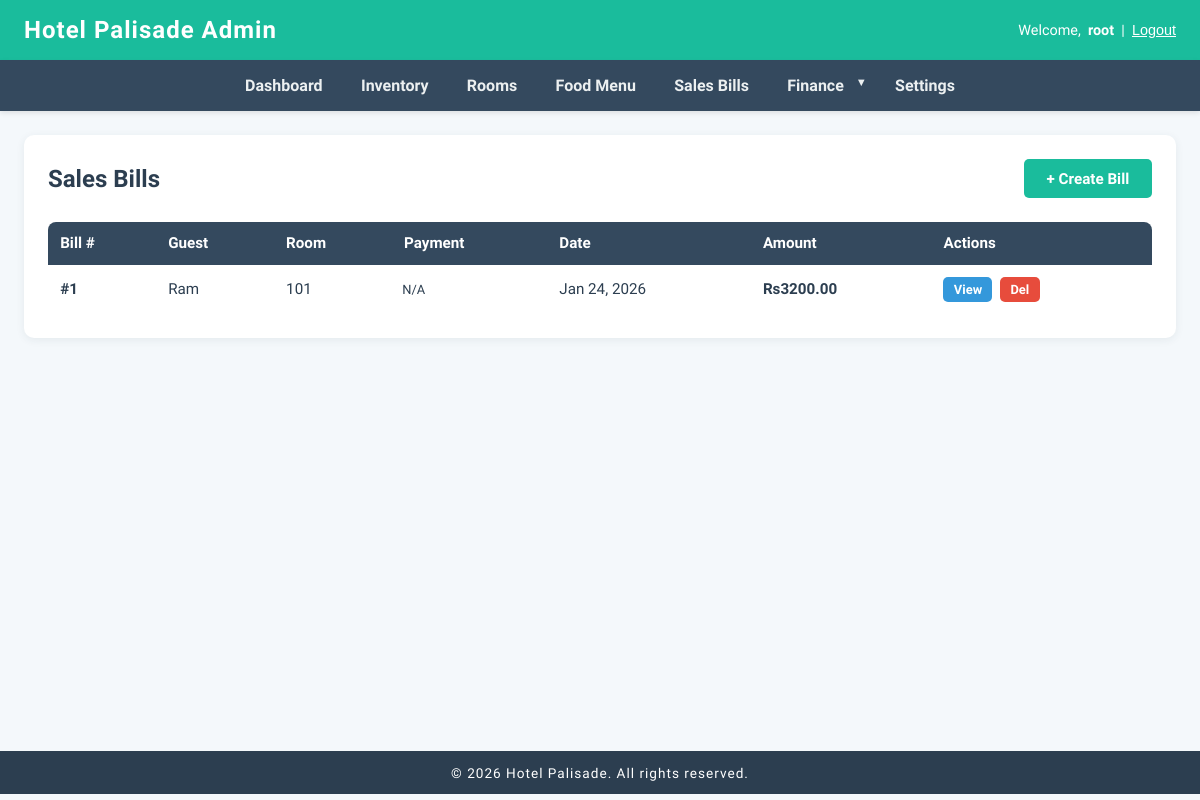
The page /dashboard/sales-bills/ (signed in) on the database as committed earlier.
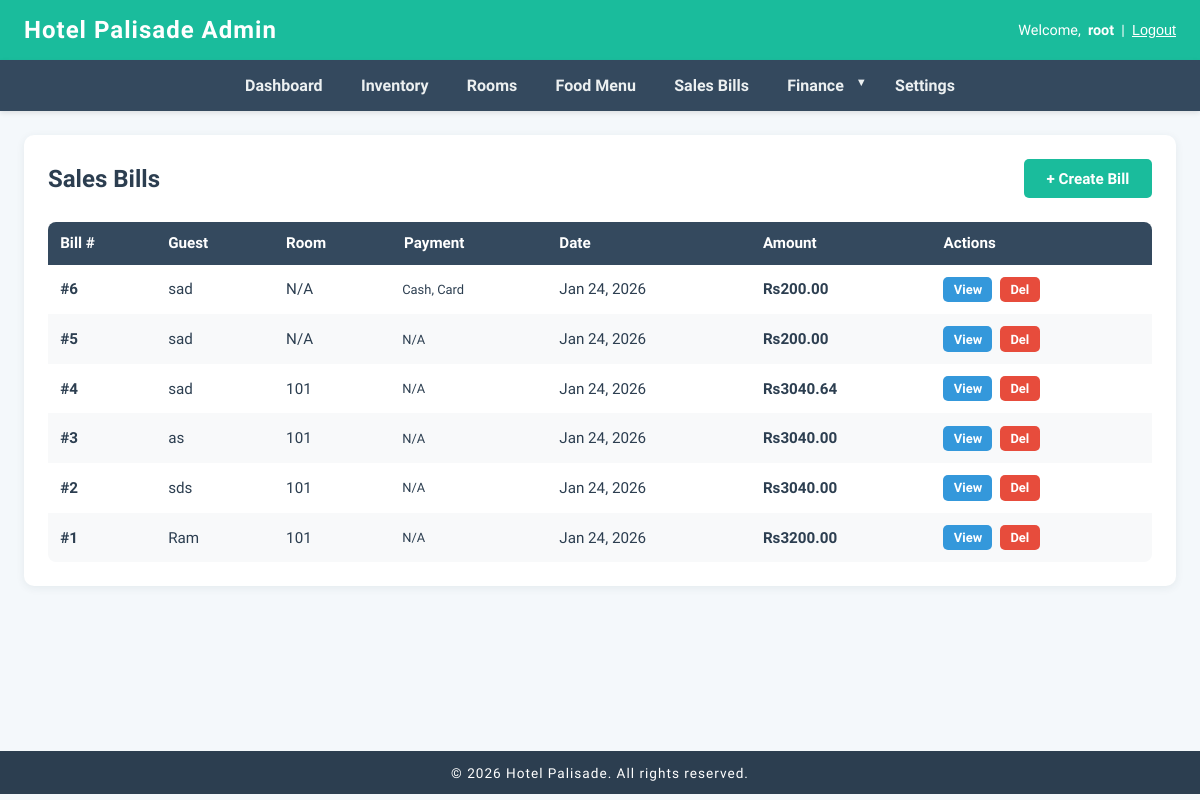
The same page on the database as committed later.
### sales/models.py (models this page shows, shortened)
class SalesBill(models.Model):
	created_at = models.DateTimeField(auto_now_add=True)
	guest_name = models.CharField(max_length=100)
	room = models.ForeignKey(Room, on_delete=models.SET_NULL, null=True, blank=True, related_name="sales_bills")
	room_charge = models.DecimalField(max_digits=10, decimal_places=2, default=0)
	items = models.ManyToManyField(FoodItem, through="SalesBillItem")
	discount_percentage = models.DecimalField(max_digits=5, decimal_places=2, default=0)
	discount_amount = models.DecimalField(max_digits=10, decimal_places=2, default=0)
	total_amount = models.DecimalField(max_digits=10, decimal_places=2)

class PaymentDetail(models.Model):
	PAYMENT_METHODS = [
		('cash', 'Cash'),
		('card', 'Card'),
		('online', 'Online'),
		('upi', 'UPI'),
	]
	sales_bill = models.ForeignKey(SalesBill, on_delete=models.CASCADE, related_name='payments')
	payment_method = models.CharField(max_length=10, choices=PAYMENT_METHODS)
	amount = models.DecimalField(max_digits=10, decimal_places=2)

### rooms/models.py (models this page shows, shortened)
class Room(models.Model):
	ROOM_TYPES = [
		("single", "Single"),
		("double", "Double"),
		("suite", "Suite"),
	]
	STATUS_CHOICES = [
		("available", "Available"),
		("booked", "Booked"),
		("occupied", "Occupied"),
		("maintenance", "Maintenance"),
	]
	number = models.CharField(max_length=10, unique=True)
	room_type = models.CharField(max_length=10, choices=ROOM_TYPES)
	status = models.CharField(max_length=15, choices=STATUS_CHOICES, default="available")
	is_available = models.BooleanField(default=True)
	price_per_night = models.DecimalField(max_digits=8, decimal_places=2)

### dashboard/views.py (the view)
# urls.py: path('sales-bills/', views.sales_bill_list, name='sales_bill_list'),
@login_required(login_url='login')
def sales_bill_list(request):
	bills = SalesBill.objects.all().order_by('-created_at')
	return render(request, 'dashboard/sales_bills/list.html', {'bills': bills})

### dashboard/templates/dashboard/sales_bills/list.html (shortened to what this page needs)
{% extends 'base.html' %}
{% block content %}
<div class="container">
    <div class="header-section">
        <h2>Sales Bills</h2>
        <a href="{% url 'sales_bill_create' %}" class="btn">+ Create Bill</a>
    </div>
    {% if bills %}
    <div class="table-responsive">
        <table>
            <thead>
                <tr>
                    <th>Bill #</th>
                    <th>Guest</th>
                    <th class="hide-mobile">Room</th>
                    <th class="hide-mobile">Payment</th>
                    <th class="hide-mobile">Date</th>
                    <th>Amount</th>
                    <th>Actions</th>
                </tr>
            </thead>
            <tbody>
                {% for bill in bills %}
                <tr>
                    <td data-label="Bill #"><strong>#{{ bill.id }}</strong></td>
                    <td data-label="Guest">{{ bill.guest_name }}</td>
                    <td data-label="Room" class="hide-mobile">{{ bill.room.number|default:"N/A" }}</td>
                    <td data-label="Payment" class="hide-mobile" style="font-size: 0.85em;">
                        {% for payment in bill.payments.all %}
                            {{ payment.get_payment_method_display }}{% if not forloop.last %}, {% endif %}
                        {% empty %}
                            N/A
                        {% endfor %}
                    </td>
                    <td data-label="Date" class="hide-mobile">{{ bill.created_at|date:"M d, Y" }}</td>
                    <td data-label="Amount"><strong>Rs{{ bill.total_amount }}</strong></td>
                    <td data-label="Actions">
                        <div class="actions">
                            <a href="{% url 'sales_bill_detail' bill.pk %}" class="btn btn-info">View</a>
                            <a href="{% url 'sales_bill_delete' bill.pk %}" class="btn btn-danger">Del</a>
                        </div>
                    </td>
                </tr>
                {% endfor %}
            </tbody>
        </table>
    </div>
    {% else %}
    <div class="empty-state">
        <p>No sales bills found. <a href="{% url 'sales_bill_create' %}">Create your first bill</a></p>
    </div>
    {% endif %}
</div>
{% endblock %}

### dashboard/templates/base.html (shortened to what this page needs)
<!DOCTYPE html>
<html lang="en">
<head>
</head>
<body>
    <header>
        <h1>Hotel Palisade Admin</h1>
        <div class="user-info">
            {% if user.is_authenticated %}
                Welcome, <strong>{{ user.username }}</strong> |
                <form method="post" action="{% url 'logout' %}" style="display: inline;">
                    <button type="submit">Logout</button>
                </form>
            {% else %}
                <a href="{% url 'login' %}" style="color:#fff;text-decoration:underline;">Login</a>
            {% endif %}
        </div>
    </header>
    <nav>
        <ul id="navMenu">
            <li><a href="{% url 'dashboard' %}">Dashboard</a></li>
            <li><a href="{% url 'inventory_list' %}">Inventory</a></li>
            <li><a href="{% url 'room_list' %}">Rooms</a></li>
            <li><a href="{% url 'food_item_list' %}">Food Menu</a></li>
            <li><a href="{% url 'sales_bill_list' %}">Sales Bills</a></li>
            <li class="dropdown">
                <a href="#" class="dropdown-toggle" onclick="toggleDropdown(event)">Finance</a>
            </li>
            <li><a href="{% url 'settings' %}">Settings</a></li>
        </ul>
    </nav>
    <main>
        {% block content %}{% endblock %}
    </main>
    <footer>
        &copy; {{ year|default:2026 }} Hotel Palisade. All rights reserved.
    </footer>
</body>
</html>

### dashboard/templates/base.html (style rules this page uses)
* { box-sizing: border-box; }
body { margin: 0; padding: 0; background: #f4f8fb; font-family: 'Segoe UI', Arial, sans-serif; color: #2c3e50; }
header { background: #1abc9c; color: #fff; padding: 1em 1.5em; box-shadow: 0 2px 8px rgba(44,62,80,0.08); display: flex; align-items: center; justify-content: space-between; flex-wrap: wrap; gap: 1em; }
header h1 { margin: 0; font-size: 1.5em; letter-spacing: 1px; }
.user-info { font-size: 0.9em; display: flex; align-items: center; gap: 0.5em; flex-wrap: wrap; }
.user-info button { background: none; border: none; color: #fff; text-decoration: underline; cursor: pointer; font-size: 1em; padding: 0; }
nav { background: #34495e; padding: 0; box-shadow: 0 2px 5px rgba(0,0,0,0.1); position: relative; }
nav ul { list-style: none; margin: 0; padding: 0; display: flex; justify-content: center; flex-wrap: wrap; }
nav li { margin: 0; }
nav a { display: block; padding: 1em 1.2em; color: #ecf0f1; text-decoration: none; transition: background 0.3s; font-weight: 600; white-space: nowrap; }
.dropdown { position: relative; }
.dropdown-toggle { cursor: pointer; position: relative; padding-right: 2em !important; }
.dropdown-toggle::after { content: '▼'; position: absolute; right: 0.8em; font-size: 0.7em; }
main { min-height: 80vh; padding: 0.5em; }
footer { background: #2c3e50; color: #fff; text-align: center; padding: 1em; font-size: 0.85em; letter-spacing: 1px; }

### dashboard/templates/dashboard/sales_bills/list.html (style rules this page uses)
.container { max-width: 1200px; margin: 1em; padding: 1.5em; background: #fff; border-radius: 10px; box-shadow: 0 2px 8px rgba(44,62,80,0.08); }
.header-section { display: flex; justify-content: space-between; align-items: center; margin-bottom: 1.5em; flex-wrap: wrap; gap: 1em; }
.header-section h2 { color: #2c3e50; font-size: 1.5em; margin: 0; }
.btn { display: inline-block; padding: 0.7em 1.5em; background: #1abc9c; color: #fff; text-decoration: none; border-radius: 5px; transition: background 0.3s; font-weight: 600; border: none; cursor: pointer; font-size: 0.95em; white-space: nowrap; }
.btn-danger { background: #e74c3c; }
.btn-info { background: #3498db; }
.table-responsive { overflow-x: auto; -webkit-overflow-scrolling: touch; }
table { width: 100%; background: #fff; border-radius: 8px; overflow: hidden; border-collapse: collapse; font-size: 0.95em; }
thead { background: #34495e; color: #fff; }
th, td { padding: 0.8em; text-align: left; }
tbody tr:nth-child(even) { background: #f8f9fa; }
.actions { display: flex; gap: 0.5em; flex-wrap: wrap; }
.actions a { padding: 0.4em 0.8em; font-size: 0.85em; }

Rows that differ between the two databases and show on the page:
added SalesBill: id "6", guest_name "sad", room.number "N/A", created_at "Jan 24, 2026", total_amount "200.00"
added PaymentDetail: payment_method "Cash"
added PaymentDetail: payment_method "Card"
added SalesBill: id "5", guest_name "sad", room.number "N/A", created_at "Jan 24, 2026", total_amount "200.00"
added SalesBill: id "4", guest_name "sad", room.number "101", created_at "Jan 24, 2026", total_amount "3040.64"
added SalesBill: id "3", guest_name "as", room.number "101", created_at "Jan 24, 2026", total_amount "3040.00"
added SalesBill: id "2", guest_name "sds", room.number "101", created_at "Jan 24, 2026", total_amount "3040.00"
